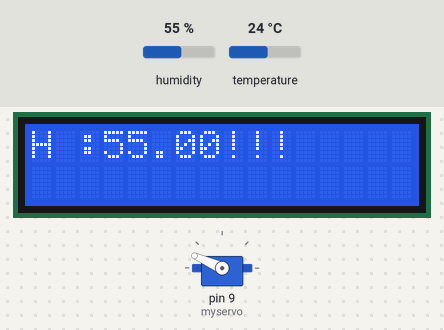
The sketch below on a simulated Arduino Uno, built with avr-gcc and run on an emulated ATmega328P. On the bench: servo, 16×2 character LCD. Inputs (shaded band) come from the test bench; at power-on: temperature 24 °C, humidity 55 %.

Above: at 1.2 s.
1.3 s: temperature set to 28 °C
At 8.4 s:
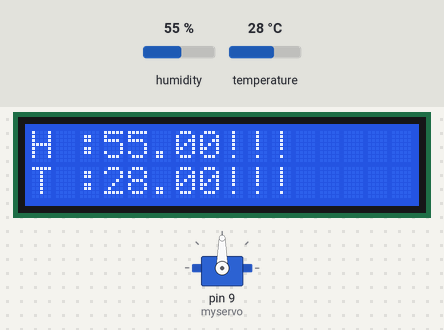
8.8 s: humidity set to 27 %
At 14.2 s:
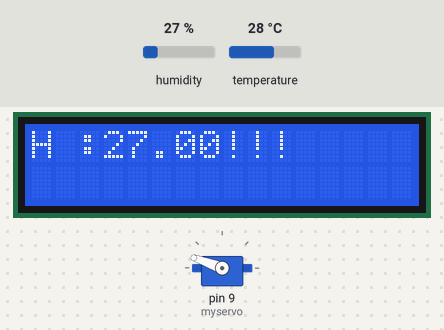
14.3 s: humidity set to 24 %
At 17.7 s:
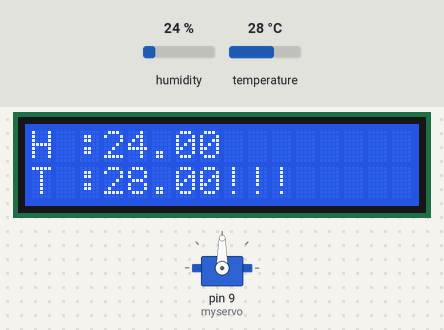
18.8 s: temperature set to 24 °C
At 19.7 s:
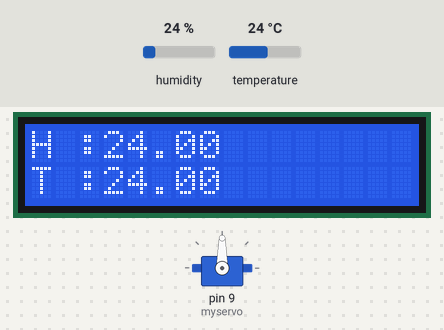
Timing chart, 0 to 21.8 s (numbered marks = the images above; inputs shaded):
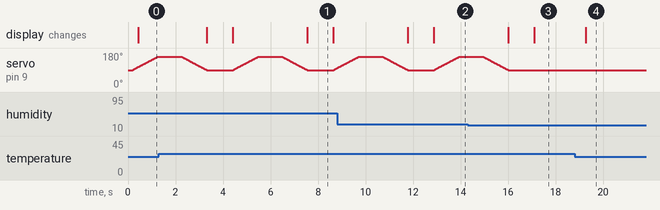

The sketch:

lcd.ino
```cpp
#include<dht.h>
#include <LiquidCrystal.h>
#include <Servo.h>

const int rs = 12, en = 11, d4 = 5, d5 = 4, d6 = 3, d7 = 2;

const int MAX_HUM = 25;

const int MAX_TEMP = 25;

Servo myservo;
LiquidCrystal lcd(rs, en, d4, d5, d6, d7);
dht DHT;

#define DHT11_PIN 8

int pos = 0;

void setup() {
 myservo.attach(9);

 lcd.begin(16, 2);

 DHT.read11(DHT11_PIN);

 lcd.print("H :" + String(DHT.humidity));

 lcd.setCursor(0, 1);

 lcd.print("T :" + String(DHT.temperature));

}

void loop() {
 lcd.begin(16, 2);

 DHT.read11(DHT11_PIN);

 lcd.print("H :" + String(DHT.humidity) + ((DHT.humidity > MAX_HUM) ?  "!!!": ""));

  if(DHT.humidity> MAX_HUM){
    for (pos = 90; pos <= 160; pos += 1) { // goes from 0 degrees to 180 degrees
      // in steps of 1 degree
      myservo.write(pos);              // tell servo to go to position in variable 'pos'
      delay(15);                       // waits 15ms for the servo to reach the position


    }
    delay(1000);

    for (pos = 160; pos >= 90; pos -= 1) { // goes from 180 degrees to 0 degrees
      myservo.write(pos);              // tell servo to go to position in variable 'pos'
      delay(15);                       // waits 15ms for the servo to reach the position
    }

  }


 lcd.setCursor(0, 1);

 lcd.print("T :" + String(DHT.temperature) + ((DHT.temperature > MAX_TEMP) ?  "!!!": ""));

 delay(1000);
}
```

Measured:
- the behaviour switches between 26 and 25 % on humidity (found by bisection; images 2 and 3)
- the behaviour switches between 26 and 25 °C on temperature (found by bisection; images 3 and 4)
- after the input at 1.3 s, the display: first differs from a run without the input after 6.2 s (image 1)
- after the input at 8.8 s, the display: first differs from a run without the input after 4.1 s (image 2)
- after the input at 14.3 s, servo on pin 9 (myservo): goes on until 16.0 s, then stays 90°; the display: first differs from a run without the input after 2.8 s (image 3)
- after the input at 18.8 s, the display: changes after 0.47 s (image 4)
- what the display in image 1 shows lasts 1.1 s, from 7.5 s to 8.6 s
